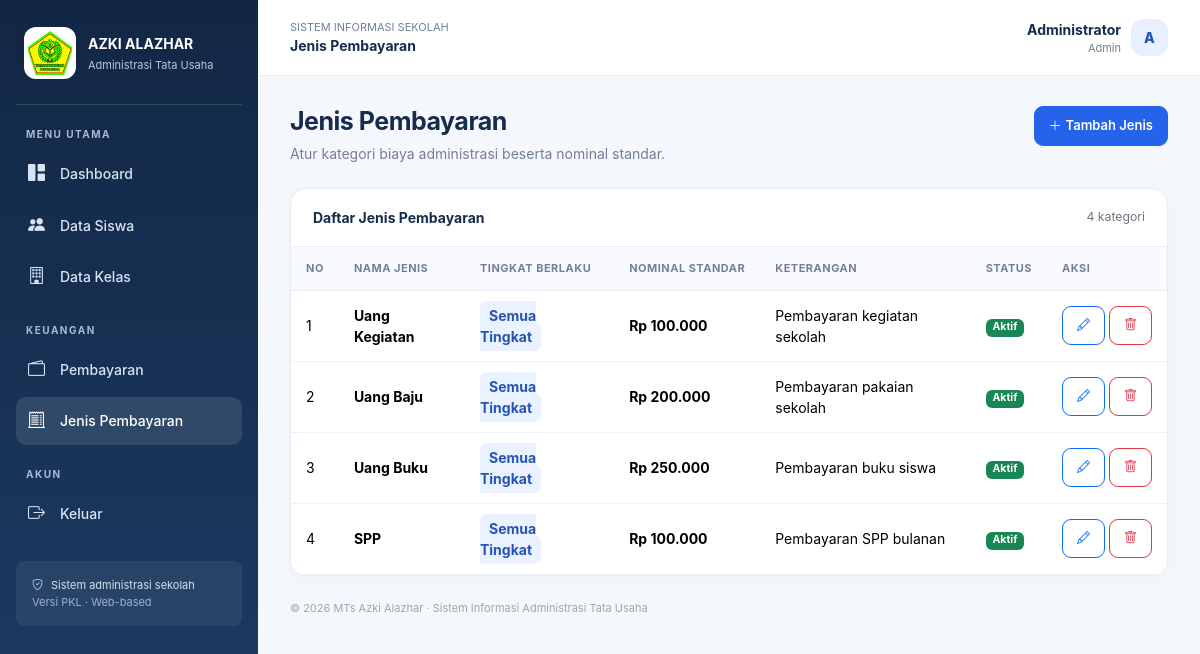
The app's page /jenis_pembayaran/index.php (signed in) with its own data.
### tables this page shows
CREATE TABLE `jenis_pembayaran` (
  `id_jenis` int(11) NOT NULL,
  `nama_jenis` varchar(100) NOT NULL,
  `nominal` decimal(12,2) DEFAULT 0.00,
  `keterangan` text DEFAULT NULL,
  `status` enum('aktif','nonaktif') DEFAULT 'aktif',
  `created_at` timestamp NOT NULL DEFAULT current_timestamp()
);

### includes/auth.php (called while the page is built, shortened)
<?php
function e($v) { return htmlspecialchars((string)($v ?? ''), ENT_QUOTES, 'UTF-8'); }
function rupiah($n) { return 'Rp ' . number_format((float)$n, 0, ',', '.'); }
?>

### jenis_pembayaran/index.php (the view)
<?php require_once '../includes/auth.php';require_once '../config/koneksi.php';$data=$conn->query('SELECT * FROM jenis_pembayaran ORDER BY id_jenis DESC');$page_title='Jenis Pembayaran';$active='jenis';$prefix='../';include '../includes/header.php';?><div class="page-heading"><div><h1>Jenis Pembayaran</h1><p>Atur kategori biaya administrasi beserta nominal standar.</p></div><a class="btn btn-primary" href="tambah.php"><i class="bi bi-plus-lg me-1"></i>Tambah Jenis</a></div><div class="panel"><div class="panel-head"><strong>Daftar Jenis Pembayaran</strong><span class="text-secondary small"><?= $data->num_rows ?> kategori</span></div><div class="table-responsive"><table class="table"><thead><tr><th>No</th><th>Nama Jenis</th><th>Tingkat Berlaku</th><th>Nominal Standar</th><th>Keterangan</th><th>Status</th><th>Aksi</th></tr></thead><tbody><?php $i=1;while($r=$data->fetch_assoc()):?><tr><td><?= $i++ ?></td><td><strong><?= e($r['nama_jenis']) ?></strong></td><td><span class="badge-soft"><?= e(($r['tingkat']??'Semua Tingkat')==='Semua Tingkat'?'Semua Tingkat':'Kelas '.$r['tingkat']) ?></span></td><td class="fw-bold"><?= rupiah($r['nominal']) ?></td><td><?= e($r['keterangan']?:'-') ?></td><td><span class="badge <?= $r['status']==='aktif'?'text-bg-success':'text-bg-secondary' ?>"><?= e(ucfirst($r['status'])) ?></span></td><td class="text-nowrap"><a class="btn btn-sm btn-outline-primary" href="edit.php?id=<?= $r['id_jenis'] ?>"><i class="bi bi-pencil"></i></a> <a class="btn btn-sm btn-outline-danger" data-confirm="Hapus jenis pembayaran ini?" href="hapus.php?id=<?= $r['id_jenis'] ?>"><i class="bi bi-trash"></i></a></td></tr><?php endwhile;?></tbody></table></div></div><?php include '../includes/footer.php';?>

### includes/header.php (shortened to what this page needs)
<?php
$page_title = $page_title ?? 'Dashboard';
$prefix = $prefix ?? '';
$active = $active ?? '';
?>
<!doctype html><html lang="id"><head><link href="https://cdn.jsdelivr.net/npm/bootstrap@5.3.3/dist/css/bootstrap.min.css" rel="stylesheet"><link href="https://cdn.jsdelivr.net/npm/bootstrap-icons@1.11.3/font/bootstrap-icons.min.css" rel="stylesheet"></head><body><aside class="sidebar"><div class="brand"><img class="brand-logo" src="<?= $prefix ?>images/logo_yayasan.jpeg" alt="Logo Yayasan Pendidikan Azki Alazahar"><div><strong>AZKI ALAZHAR</strong><small>Administrasi Tata Usaha</small></div></div><nav><div class="nav-label">MENU UTAMA</div><a class="side-link <?= $active==='dashboard'?'active':'' ?>" href="<?= $prefix ?>dashboard.php"><i class="bi bi-grid-1x2-fill"></i>Dashboard</a><a class="side-link <?= $active==='siswa'?'active':'' ?>" href="<?= $prefix ?>siswa/index.php"><i class="bi bi-people-fill"></i>Data Siswa</a><a class="side-link <?= $active==='kelas'?'active':'' ?>" href="<?= $prefix ?>kelas/index.php"><i class="bi bi-building"></i>Data Kelas</a><div class="nav-label">KEUANGAN</div><a class="side-link <?= $active==='pembayaran'?'active':'' ?>" href="<?= $prefix ?>pembayaran/index.php"><i class="bi bi-wallet2"></i>Pembayaran</a><a class="side-link <?= $active==='jenis'?'active':'' ?>" href="<?= $prefix ?>jenis_pembayaran/index.php"><i class="bi bi-receipt-cutoff"></i>Jenis Pembayaran</a><div class="nav-label">AKUN</div><a class="side-link" href="<?= $prefix ?>auth/logout.php"><i class="bi bi-box-arrow-right"></i>Keluar</a></nav><div class="mt-4 p-3 rounded-3" style="background:#ffffff10;color:#d4e0ef;font-size:11px"><i class="bi bi-shield-check me-2"></i>Sistem administrasi sekolah<br><span style="color:#9fb2cb">Versi PKL · Web-based</span></div></aside><main class="main"><header class="topbar"><div><div class="eyebrow">SISTEM INFORMASI SEKOLAH</div><strong><?= e($page_title) ?></strong></div><div class="user-chip"><div class="text-end"><strong><?= e($_SESSION['nama'] ?? 'Pengguna') ?></strong><div class="eyebrow"><?= e(ucwords(str_replace('_',' ', $_SESSION['role'] ?? '')) ) ?></div></div><div class="avatar"><?= e(strtoupper(substr($_SESSION['nama'] ?? 'U',0,1))) ?></div></div></header><section class="content">

### includes/footer.php (shortened to what this page needs)
<div class="footer-note">© <?= date('Y') ?> MTs Azki Alazhar · Sistem Informasi Administrasi Tata Usaha</div></section></main></body></html>

### includes/header.php (style rules this page uses)
:root { --navy:#142b4a;--blue:#2563eb;--bg:#f4f7fb;--muted:#718096 }
* { box-sizing:border-box }
body { background:var(--bg);color:#172b4d;font-family:Inter,system-ui,-apple-system,"Segoe UI",sans-serif;font-size:14px }
.sidebar { width:258px;background:linear-gradient(180deg,#122744,#1c3d67);color:#fff;position:fixed;inset:0 auto 0 0;padding:22px 16px;z-index:10;overflow-y:auto }
.brand { display:flex;align-items:center;gap:12px;padding:5px 8px 25px;border-bottom:1px solid #ffffff20;margin-bottom:20px }
.brand-logo { width:52px;height:52px;flex:0 0 52px;object-fit:contain;background:#fff;border:2px solid #ffffff40;border-radius:12px;padding:2px;box-shadow:0 2px 8px #00000012 }
.brand small { display:block;color:#b9c8dd;font-size:11px;margin-top:3px }
.nav-label { font-size:10px;letter-spacing:1.5px;color:#a8bad2;margin:22px 10px 8px;font-weight:700 }
.side-link { display:flex;gap:12px;align-items:center;color:#d8e4f3;text-decoration:none;padding:11px 12px;border-radius:10px;margin:4px 0;font-weight:500;transition:.15s }
.side-link i { font-size:17px;width:20px }
.side-link:hover,.side-link.active { background:#ffffff1c;color:white }
.main { margin-left:258px;min-height:100vh }
.topbar { height:76px;background:#fff;border-bottom:1px solid #e8edf5;display:flex;align-items:center;justify-content:space-between;padding:0 32px;position:sticky;top:0;z-index:5 }
.topbar .eyebrow { font-size:11px;color:var(--muted) }
.user-chip { display:flex;align-items:center;gap:10px }
.avatar { width:37px;height:37px;border-radius:12px;background:#e8efff;color:#2455b5;display:grid;place-items:center;font-weight:800 }
.content { padding:30px 32px }
.page-heading { display:flex;justify-content:space-between;align-items:flex-start;gap:16px;margin-bottom:24px }
.page-heading h1 { font-size:25px;font-weight:750;letter-spacing:-.5px;margin:0 }
.page-heading p { color:var(--muted);margin:7px 0 0 }
.stat-card,.panel { background:#fff;border:1px solid #e8edf5;border-radius:16px;box-shadow:0 4px 18px #152d4d08 }
.panel { overflow:hidden }
.panel-head { padding:18px 22px;border-bottom:1px solid #edf1f6;display:flex;align-items:center;justify-content:space-between;gap:12px }
.table { margin:0 }
.table thead th { font-size:11px;text-transform:uppercase;letter-spacing:.5px;color:#738198;background:#f8faff;border-bottom:1px solid #e8edf5;padding:13px 15px;white-space:nowrap }
.table tbody td { padding:14px 15px;vertical-align:middle;border-color:#eef2f7 }
.btn { border-radius:9px;font-weight:600;padding:9px 14px;font-size:13px }
.btn-primary { background:var(--blue);border-color:var(--blue) }
.badge-soft { background:#eaf1ff;color:#2455b5;padding:6px 9px;border-radius:7px;font-weight:700 }
.footer-note { color:#9aa7b8;font-size:11px;padding:24px 0 0 }

### records on screen
jenis_pembayaran: nama_jenis "Uang Kegiatan", tingkat "Semua Tingkat", nominal "Rp 100.000", keterangan "Pembayaran kegiatan sekolah", status "Aktif"
jenis_pembayaran: nama_jenis "Uang Baju", tingkat "Semua Tingkat", nominal "Rp 200.000", keterangan "Pembayaran pakaian sekolah", status "Aktif"
jenis_pembayaran: nama_jenis "Uang Buku", tingkat "Semua Tingkat", nominal "Rp 250.000", keterangan "Pembayaran buku siswa", status "Aktif"
jenis_pembayaran: nama_jenis "SPP", tingkat "Semua Tingkat", nominal "Rp 100.000", keterangan "Pembayaran SPP bulanan", status "Aktif"

### other values on screen
$page_title "Jenis Pembayaran"
$_SESSION['nama'] "Administrator"
str_replace('_',' ', $_SESSION['role'] ?? '') "Admin"
substr($_SESSION['nama'] ?? 'U',0,1) "A"
$data->num_rows "4"
